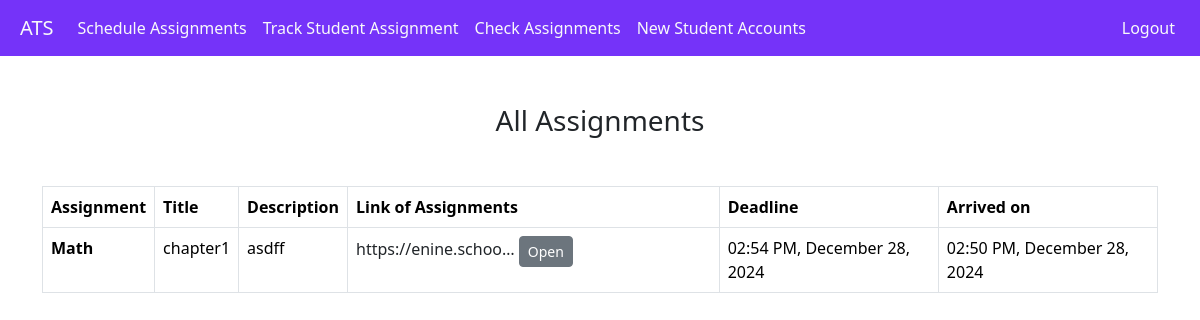
Page /view_assignments/ (signed in) on the committed database.
### cbv/models.py (models this page shows, shortened)
class Assignment(models.Model):
    category = models.CharField(max_length=200)
    title = models.CharField(max_length=200, null=True, blank=True)
    description = models.TextField(max_length=250, null=True, blank=True)
    assignment_link = models.TextField(unique=False) # change it to the textfield
    delivery_time = models.DateTimeField()
    deadline = models.DateTimeField()
    created_at = models.DateTimeField(auto_now_add=True)
    updated_at = models.DateTimeField(auto_now=True)

### cbv/views.py (the view)
# urls.py: path('view_assignments/', views.AssignmentListView.as_view(), name='view_assignments'),
@method_decorator(login_required(login_url=reverse_lazy('student_login')), name='dispatch')
@method_decorator(user_passes_test(is_admin_or_staff,login_url=reverse_lazy('student_login')) , name='dispatch')
class AssignmentListView(ListView):
    model = Assignment
    template_name = 'cbv/admin_view.html'
    context_object_name = 'assignments'
    paginate_by = 5
    def get_queryset(self):
        assignments = Assignment.objects.all().order_by('-delivery_time')
        return assignments

### cbv/views.py (called while the page is built)
def is_admin_or_staff(user):
    return user.is_authenticated and user.is_staff

### cbv/templates/cbv/admin_view.html (shortened to what this page needs)
{% extends 'cbv/base.html' %}
{% block content %}
<div class="container mt-5 mb-4">
    <h3 class="text-center my-5">All Assignments</h3>
    <div class="table-responsive">
        {% if assignments %}
            <table class="table table-bordered">
                <thead>
                    <tr>
                        <th>Assignment</th>
                        <th>Title</th>
                        <th>Description</th>
                        <th class="d-none d-sm-table-cell col-6 col-sm-4">Link of Assignments</th>
                        <th>Deadline</th>
                        <th>Arrived on</th>
                    </tr>
                </thead>
                <tbody>
                    {% for assignment in assignments %}
                        <tr>
                            <th>{{ assignment.category }}</th>
                            <td>{{ assignment.title }}</td>
                            <td>{{ assignment.description }}</td>
                            <td class="d-none d-sm-table-cell">
                                <a href="{{ assignment.assignment_link }}" data-bs-toggle="popover" data-bs-content="{{ assignment.assignment_link }}" data-bs-trigger="hover" data-bs-placement="top" role="button" class="text-decoration-none text-dark" target="_blank" style="transition: color 0.3s;">
                                    {{ assignment.assignment_link|truncatechars:20 }}
                                    <button class="btn btn-sm btn-secondary" data-bs-toggle="tooltip" data-bs-placement="top" title="Open in New Tab" style="pointer-events: none;">Open</button>
                                </a>
                            </td>
                            <td>{{ assignment.deadline|date:"h:i A, F d, Y" }}</td>
                            <td>{{ assignment.delivery_time|date:"h:i A, F d, Y" }}</td>
                        </tr>
                    {% endfor %}
                </tbody>
            </table>
        {% else %}
            <p>No assignments available.</p>
        {% endif %}
    </div>
</div>
{% endblock %}

### cbv/templates/cbv/base.html (shortened to what this page needs)
{% load static %}
<!doctype html>
<html lang="en">
  <head>
    <link rel="stylesheet" href="https://cdnjs.cloudflare.com/ajax/libs/font-awesome/5.15.3/css/all.min.css">
    <link href="https://cdn.jsdelivr.net/npm/bootstrap@5.3.2/dist/css/bootstrap.min.css" rel="stylesheet">
  </head>
  <body>
    <nav class="navbar navbar-expand-lg "   style="background-color:  #7533F9;"   >
        <div class="container-fluid">
          <a class="navbar-brand ms-2 text-light" href="{% url 'student_login' %}"> ATS</a>
          <div class="collapse navbar-collapse" id="navbarSupportedContent">
            <ul class="navbar-nav me-auto mb-2 mb-lg-0">
              {% if user.is_superuser  %}
                  <li  class="nav-item"><a class="nav-link text-light " href="{% url 'schedule_assignment' %}">Schedule Assignments </a></li>
                  <li  class="nav-item"><a class="nav-link text-light" href="{% url 'summary' %}"> Track Student Assignment </a></li>
                  <li  class="nav-item"><a class="nav-link text-light" href="{% url 'view_assignments' %}"> Check Assignments  </a></li>
              {% endif %}
              {% if user.is_authenticated and user.is_superuser %}
              <li class="nav-item">
                  <a class="nav-link text-light" href="{% url 'signup' %}">New Student Accounts</a>
              </li>
             {% endif %}
            </ul>
            {% if user.is_authenticated %}
            <form action="{% url 'logout' %}" method="post" class="d-inline">
                <button type="submit" class="btn btn-link text-light text-decoration-none">Logout</button>
            </form>
        {% endif %}
          </div>
        </div>
      </nav>
 {% block content %}
 {% endblock content %}
  </body>
</html>

### rows in the picture
Assignment: category "Math", title "chapter1", description "asdff", assignment_link "https://enine.schoo…", deadline "02:54 PM, December 28, 2024", delivery_time "02:50 PM, December 28, 2024"
